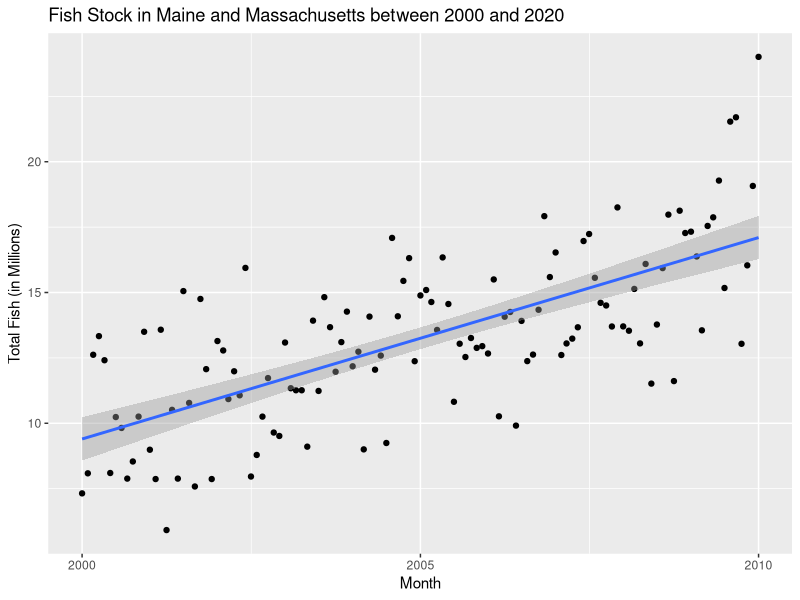
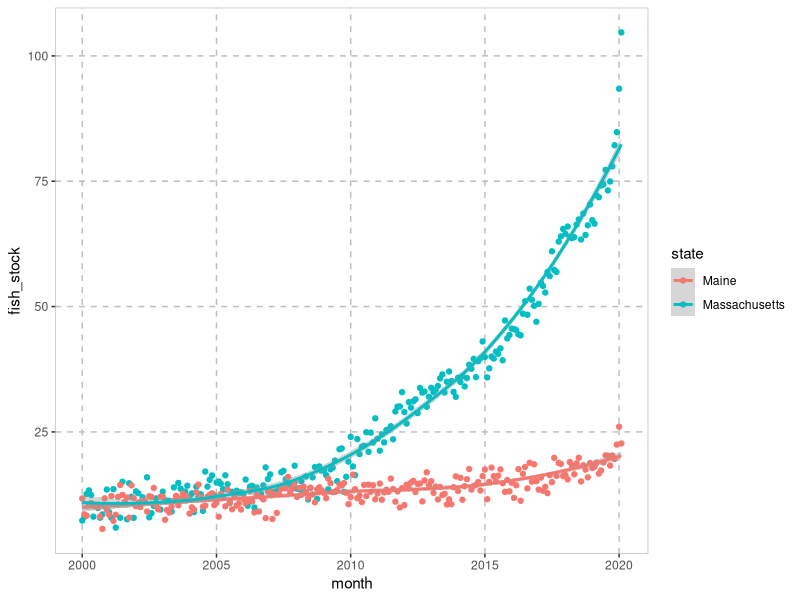
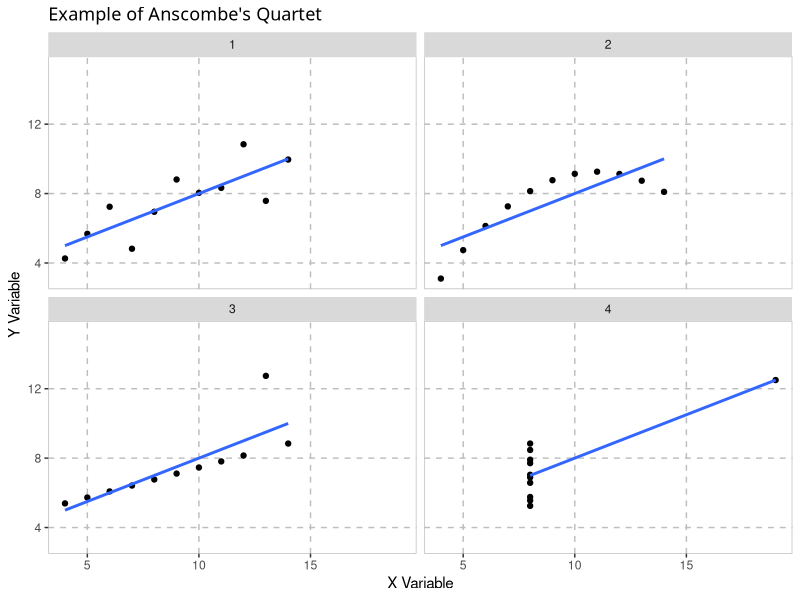

Here is the R script that generated these plots, in order: (Note: this script raises an error after producing the figures.)
library(tidyverse)
library(lubridate)
library(datasets)
options(scipen=999)

custom_theme <- theme(panel.background = element_rect(fill = "white"),
                      panel.grid.major = element_line(colour = "grey", size=0.5, linetype="dashed"),
                      panel.border = element_rect(fill=NA, color="grey", size=0.5, linetype="solid"),
                      plot.title=element_text(family="inherit", size = "13")
)

# Introduction to data viz exercise 

# First mass data set ----

## Simulate predictor variable
x <- abs(rnorm(121))          

## Simulate the error term
e <- rnorm(121, 0, 2)    

## Compute the outcome via the model
y <- 10 + 4 * x + e 

mass_1<-bind_cols(x,y) %>% 
  rename(date_number=`...1`, 
         fish_stock=`...2`) %>% 
  arrange(date_number) %>%
  mutate(month=seq(from=as.Date('2000-01-01'), 
                   to=as.Date('2010-01-01'), 
                   by='month'), 
         state='Massachusetts')


ggplot(mass_1, aes(x=month, y=fish_stock)) +
  geom_point() + 
  geom_smooth(method='lm') + 
  labs(title='Fish Stock in Maine and Massachusetts between 2000 and 2020', 
       x='Month', 
       y='Total Fish (in Millions)')


# Second mass data set ----

## Simulate predictor variable
x <- abs(rnorm(121))          

## Simulate the error term
e <- rnorm(121, 0, 2)    

## Compute the outcome via the model
y <- 20 + 30 * x + e 

mass_total<-mass_1 %>% 
  bind_rows(bind_cols(x,y) %>% 
              rename(date_number=`...1`, 
                     fish_stock=`...2`) %>% 
              arrange(date_number) %>%
              mutate(month=seq(from=as.Date('2010-02-01'), 
                               to=as.Date('2020-02-01'), 
                               by='month'), 
                     state='Massachusetts'))

# All Maine data ----

## Simulate predictor variable
x <- abs(rnorm(242))          

## Simulate the error term
e <- rnorm(242, 0, 2)    

## Compute the outcome via the model
y <- 10 + 4 * x + e 

all_fish_data<-mass_total %>% 
  bind_rows(bind_cols(x,y) %>% 
              rename(date_number=`...1`, 
                     fish_stock=`...2`) %>% 
              arrange(date_number) %>%
              mutate(month=seq(from=as.Date('2000-01-01'), 
                               to=as.Date('2020-02-01'), 
                               by='month'), 
                     state='Maine'))

ggplot(all_fish_data, aes(x=month, y=fish_stock, color=state)) +
  geom_point() + 
  geom_smooth() + 
  custom_theme

# Anscombs Quartet ----

summary(glm(y1~x1, data=anscombe))

summary(glm(y2~x2, data=anscombe))

# Run the above code for y3, x3, y4, x4. Do you notice a similar pattern? (Take 5 Minutes)

ans_x<-anscombe %>% 
  select(1:4) %>%
  rename(`1`=x1, 
         `2`=x2, 
         `3`=x3, 
         `4`=x4) %>% 
  gather('data_example', 'total_x', 1:4) %>% 
  select(total_x)

ans_y<-anscombe%>% 
  select(5:8) %>%
  rename(`1`=y1, 
         `2`=y2, 
         `3`=y3, 
         `4`=y4) %>% 
  gather('data_example', 'total_y', 1:4) 

total_anscombe<-ans_y %>% 
  bind_cols(ans_x) 

ggplot(total_anscombe, aes(x=total_x, y=total_y)) + 
  geom_point() + 
  geom_smooth(method='lm', alpha=0) + 
  labs(title='Example of Anscombe\'s Quartet', 
       x='X Variable', 
       y='Y Variable') + 
  facet_wrap(~data_example) + 
  custom_theme

################################
#
# Grammar Graphics ----
#
################################

# 1. The Plot ----

my_base_plot<-ggplot(birth_data, aes(x=date, y=births))

# What does aes() stand for?

?aes()

my_base_plot

# Copy and paste this plot into the session slack!

# 2. The plot ----

line_plot <- my_base_plot + 
  geom_line() 

line_plot

# Copy and paste this plot into the session slack!

# 3. Adding Plots on Top of Plots ----

week_birth_data <- birth_data %>% 
  group_by(week) %>% 
  summarize(ave_births=mean(births, na.rm=T), 
            total_births=sum(births, na.rm=T)) %>% 
  filter(week>as.Date('1999-12-26') & 
           week < as.Date('2014-12-28'))

line_smoothed<-line_plot + 
  geom_line(data=week_birth_data, 
            aes(x=week, y=ave_births), 
            color='orange')

line_smoothed

# What does the "color" argument do?

# Create a graph overlaying the total_births instead of the ave_births. Why would we not want this?

# 4. Adding labels ----

line_with_labels <- line_smoothed + 
  labs(title='US Births by Day and Week 2000-2014', 
       subtitle='Week Line in Orange Shows Average Births by Day', 
       x='Date', 
       y='Births')

line_with_labels

# Do you think there is anything we can do to make these labels clearer? 
# Change the subtitle and paste the plot into the session slack!

# 5. Adding horzontal lines ----

ave_line_with_labels <- line_with_labels + 
  geom_hline(yintercept=mean(birth_data$births, 
                             na.rm=T), 
             color='white'
             )

ave_line_with_labels

# Add an additional horizontal line for the minimum births in a day!

# 6. Adding vertical lines ----

vert_ave_line_with_labels <- ave_line_with_labels + 
  geom_vline(xintercept=c(as.Date('2008-01-01')), 
             color='red'
  )

vert_ave_line_with_labels

# Add one more date as a vertical line in the chart!

# 7. Adding vertical lines ----

final_plot <- vert_ave_line_with_labels + 
  geom_smooth(aes(x=date, y=births))

final_plot

# Copy and paste this graph into the session slack!



